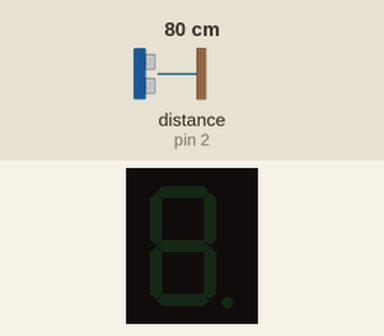
This sketch was run on a simulated Arduino Uno, built with avr-gcc and run on an emulated ATmega328P. Parts: 1-digit seven-segment display. Wiring (inferred from the names in the program): 1-digit 7-segment display, segments lit when HIGH: segments pin 12, pin 13, pin 7, pin 8, pin 9, pin 11, pin 10. The inputs (shaded band) are chosen by the test bench; at power-on: distance to the obstacle (sensor on pin 2) 80 cm. The echo pulse lasts 58.3 µs per cm; the segment pins are drawn as the display they are named for; what the sketch prints to the serial monitor is not drawn.

Above: at 1.3 s.
1.4 s: distance to the obstacle (sensor on pin 2) set to 22 cm
2.9 s: distance to the obstacle (sensor on pin 2) set to 19 cm
At 4.2 s:
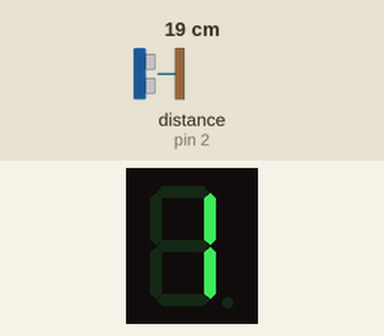
5.9 s: distance to the obstacle (sensor on pin 2) set to 35 cm
7.4 s: distance to the obstacle (sensor on pin 2) set to 2 cm
At 8.1 s:
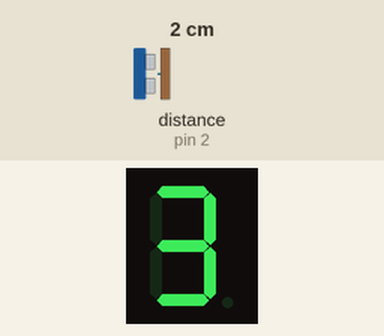
10.4 s: distance to the obstacle (sensor on pin 2) set to 60 cm
11.9 s: distance to the obstacle (sensor on pin 2) set to 4 cm
At 13.2 s:
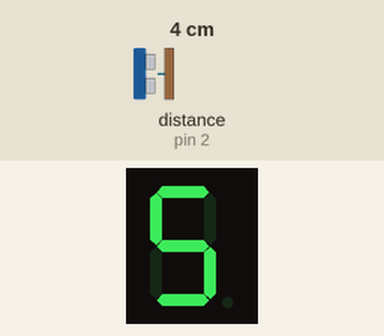
Timing chart, 0 to 14.9 s (numbered marks = the images above; inputs shaded):
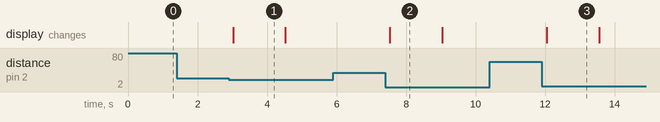

The sketch:

NumeroMotionTracking.ino
```cpp
#include <Ultrasonic.h>
#define pino_trigger 4
#define pino_echo 2
Ultrasonic ultrasonic(pino_trigger, pino_echo);

#define A 12 //
#define B 13 // define o pino respectivo
#define C  7 // a cada led
#define D  8 //
#define E  9 //
#define F 11 //
#define G 10 //
#define QTD_SEG   7 //quantidade de leds
#define QTD_CHAR 10 //quantidade de dígitos
int seg[] = {A, B, C, D, E, F, G}; //vetor referente aos pinos
int contador; //usado para definir qual dígito será mostrado
bool num[][10] = { {1, 1, 1, 1, 1, 1, 0},   // mapeia
                   {0, 1, 1, 0, 0, 0, 0},   // cada
                   {1, 1, 0, 1, 1, 0, 1},   // dígito
                   {1, 1, 1, 1, 0, 0, 1},   // à respectiva
                   {0, 1, 1, 0, 0, 1, 1},   // combinação
                   {1, 0, 1, 1, 0, 1, 1},   // de leds
                   {1, 0, 1, 1, 1, 1, 1},   // acesos
                   {1, 1, 1, 0, 0, 0, 0},   //
                   {1, 1, 1, 1, 1, 1, 1},   //
                   {1, 1, 1, 1, 0, 1, 1} }; //

void setup() {
  Serial.begin(9600);
  Serial.println("Lendo dados do sensor...");

  contador = 0; //inicia o contador
  for(int i = 0; i < QTD_SEG; i ++)
  pinMode(seg[i], OUTPUT); //inicia os pinos

}
void loop() {
  float cmMsec, inMsec;
  long microsec = ultrasonic.timing();
  cmMsec = ultrasonic.convert(microsec, Ultrasonic::CM);
  int i = 0;
  int atual = 0;
  int antiga = 0;

  if (cmMsec <= 20){
     atual = 1;
  }
  else {atual = 0;}

  if (atual == 1 && antiga == 0){
    contador++;
    if (contador > 9){
    contador = 0;

  }
    for(int i = 0; i < QTD_SEG; i ++)
    digitalWrite(seg[i], num[contador][i]); //exibe os dígitos
    delay(1000);
   antiga == atual;
  }


  delay(500);
}
```

Measured:
- after the input at 1.4 s, every drawn part: stays the same
- after the input at 2.9 s, the display: changes after 0.12 s (image 1)
- after the input at 5.9 s, every drawn part: stays the same
- after the input at 7.4 s, the display: changes after 0.13 s (image 2)
- after the input at 10.4 s, every drawn part: stays the same
- after the input at 11.9 s, the display: changes after 0.15 s (image 3)
- what the display in image 1 shows lasts 1.5 s, from 3.0 s to 4.5 s
